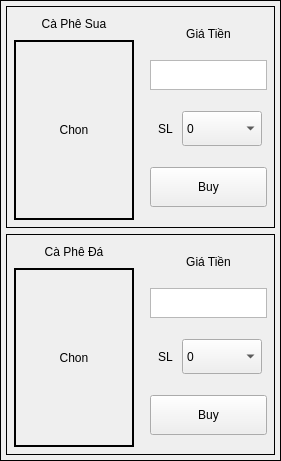
     <widget class="QFrame" name="verticalFrame">
      <property name="geometry">
       <rect>
        <x>20</x>
        <y>40</y>
        <width>281</width>
        <height>461</height>
       </rect>
      </property>
      <property name="frameShape">
       <enum>QFrame::Box</enum>
      </property>
      <layout class="QVBoxLayout" name="verticalLayout">
       <property name="leftMargin">
        <number>5</number>
       </property>
       <property name="topMargin">
        <number>5</number>
       </property>
       <property name="rightMargin">
        <number>5</number>
       </property>
       <property name="bottomMargin">
        <number>5</number>
       </property>
       <item>
        <widget class="QFrame" name="">
         <property name="frameShape">
          <enum>QFrame::Box</enum>
         </property>
         <layout class="QHBoxLayout" name="horizontalLayout">
          <property name="leftMargin">
           <number>2</number>
          </property>
          <property name="topMargin">
           <number>2</number>
          </property>
          <property name="rightMargin">
           <number>2</number>
          </property>
          <property name="bottomMargin">
           <number>2</number>
          </property>
          <item>
           <layout class="QVBoxLayout" name="verticalLayout_4">
            <property name="leftMargin">
             <number>5</number>
            </property>
            <property name="topMargin">
             <number>5</number>
            </property>
            <property name="rightMargin">
             <number>5</number>
            </property>
            <property name="bottomMargin">
             <number>5</number>
            </property>
            <item>
             <widget class="QLabel" name="nameID1">
              <property name="sizePolicy">
               <sizepolicy hsizetype="Maximum" vsizetype="Maximum">
                <horstretch>0</horstretch>
                <verstretch>0</verstretch>
               </sizepolicy>
              </property>
              <property name="minimumSize">
               <size>
                <width>20</width>
                <height>20</height>
               </size>
              </property>
              <property name="maximumSize">
               <size>
                <width>150</width>
                <height>20</height>
               </size>
              </property>
              <property name="frameShape">
               <enum>QFrame::Box</enum>
              </property>
              <property name="lineWidth">
               <number>0</number>
              </property>
              <property name="text">
               <string>Cà Phê Sua</string>
              </property>
              <property name="alignment">
               <set>Qt::AlignCenter</set>
              </property>
             </widget>
            </item>
            <item>
             <widget class="QLabel" name="imageID1">
              <property name="sizePolicy">
               <sizepolicy hsizetype="Maximum" vsizetype="Maximum">
                <horstretch>0</horstretch>
                <verstretch>0</verstretch>
               </sizepolicy>
              </property>
              <property name="minimumSize">
               <size>
                <width>120</width>
                <height>120</height>
               </size>
              </property>
              <property name="maximumSize">
               <size>
                <width>150</width>
                <height>250</height>
               </size>
              </property>
              <property name="frameShape">
               <enum>QFrame::Box</enum>
              </property>
              <property name="lineWidth">
               <number>2</number>
              </property>
              <property name="text">
               <string>Chon</string>
              </property>
              <property name="alignment">
               <set>Qt::AlignCenter</set>
              </property>
             </widget>
            </item>
           </layout>
          </item>
          <item>
           <layout class="QVBoxLayout" name="verticalLayout_2">
            <property name="leftMargin">
             <number>5</number>
            </property>
            <property name="topMargin">
             <number>5</number>
            </property>
            <property name="rightMargin">
             <number>5</number>
            </property>
            <property name="bottomMargin">
             <number>5</number>
            </property>
            <item>
             <widget class="QLabel" name="imageAc_4">
              <property name="sizePolicy">
               <sizepolicy hsizetype="Maximum" vsizetype="Maximum">
                <horstretch>0</horstretch>
                <verstretch>0</verstretch>
               </sizepolicy>
              </property>
              <property name="minimumSize">
               <size>
                <width>20</width>
                <height>20</height>
               </size>
              </property>
              <property name="maximumSize">
               <size>
                <width>150</width>
                <height>20</height>
               </size>
              </property>
              <property name="frameShape">
               <enum>QFrame::Box</enum>
              </property>
              <property name="lineWidth">
               <number>0</number>
              </property>
              <property name="text">
               <string>Giá Tiền</string>
              </property>
              <property name="alignment">
               <set>Qt::AlignCenter</set>
              </property>
             </widget>
            </item>
            <item>
             <widget class="QTextEdit" name="totalCoinID1">
              <property name="maximumSize">
               <size>
                <width>16777215</width>
                <height>30</height>
               </size>
              </property>
              <property name="readOnly">
               <bool>true</bool>
              </property>
             </widget>
            </item>
            <item>
             <layout class="QHBoxLayout" name="horizontalLayout_2">
              <property name="leftMargin">
               <number>5</number>
              </property>
              <property name="topMargin">
               <number>5</number>
              </property>
              <property name="rightMargin">
               <number>5</number>
              </property>
              <property name="bottomMargin">
               <number>5</number>
              </property>
              <item>
               <widget class="QLabel" name="imageAc_5">
                <property name="sizePolicy">
                 <sizepolicy hsizetype="Maximum" vsizetype="Maximum">
                  <horstretch>0</horstretch>
                  <verstretch>0</verstretch>
                 </sizepolicy>
                </property>
                <property name="minimumSize">
                 <size>
                  <width>10</width>
                  <height>20</height>
                 </size>
                </property>
                <property name="maximumSize">
                 <size>
                  <width>150</width>
                  <height>250</height>
                 </size>
                </property>
                <property name="frameShape">
                 <enum>QFrame::Box</enum>
                </property>
                <property name="lineWidth">
                 <number>0</number>
                </property>
                <property name="text">
                 <string>SL</string>
                </property>
                <property name="alignment">
                 <set>Qt::AlignCenter</set>
                </property>
               </widget>
              </item>
              <item>
               <widget class="QComboBox" name="numSlID1">
                <property name="sizePolicy">
                 <sizepolicy hsizetype="Preferred" vsizetype="Preferred">
                  <horstretch>0</horstretch>
                  <verstretch>0</verstretch>
                 </sizepolicy>
                </property>
                <property name="minimumSize">
                 <size>
                  <width>80</width>
                  <height>35</height>
                 </size>
                </property>
                <property name="maximumSize">
                 <size>
                  <width>500</width>
                  <height>35</height>
                 </size>
                </property>
                <property name="ID" stdset="0">
                 <number>1</number>
                </property>
                <item>
                 <property name="text">
                  <string>0</string>
                 </property>
                </item>
                <item>
                 <property name="text">
                  <string>1</string>
                 </property>
                </item>
                <item>
                 <property name="text">
                  <string>2</string>
                 </property>
                </item>
               </widget>
              </item>
             </layout>
            </item>
            <item>
             <widget class="QPushButton" name="btnBuyID1">
              <property name="minimumSize">
               <size>
                <width>0</width>
                <height>40</height>
               </size>
              </property>
              <property name="text">
               <string>Buy</string>
              </property>
              <property name="ID" stdset="0">
               <number>1</number>
              </property>
             </widget>
            </item>
           </layout>
          </item>
         </layout>
        </widget>
       </item>
       <item>
        <widget class="QFrame" name="">
         <property name="frameShape">
          <enum>QFrame::Box</enum>
         </property>
         <layout class="QHBoxLayout" name="horizontalLayout_3">
          <property name="leftMargin">
           <number>2</number>
          </property>
          <property name="topMargin">
           <number>2</number>
          </property>
          <property name="rightMargin">
           <number>2</number>
          </property>
          <property name="bottomMargin">
           <number>2</number>
          </property>
          <item>
           <layout class="QVBoxLayout" name="verticalLayout_5">
            <property name="leftMargin">
             <number>5</number>
            </property>
            <property name="topMargin">
             <number>5</number>
            </property>
            <property name="rightMargin">
             <number>5</number>
            </property>
            <property name="bottomMargin">
             <number>5</number>
            </property>
            <item>
             <widget class="QLabel" name="nameID2">
              <property name="sizePolicy">
               <sizepolicy hsizetype="Maximum" vsizetype="Maximum">
                <horstretch>0</horstretch>
                <verstretch>0</verstretch>
               </sizepolicy>
              </property>
              <property name="minimumSize">
               <size>
                <width>20</width>
                <height>20</height>
               </size>
              </property>
              <property name="maximumSize">
               <size>
                <width>150</width>
                <height>20</height>
               </size>
              </property>
              <property name="frameShape">
               <enum>QFrame::Box</enum>
              </property>
              <property name="lineWidth">
               <number>0</number>
              </property>
              <property name="text">
               <string>Cà Phê Đá</string>
              </property>
              <property name="alignment">
               <set>Qt::AlignCenter</set>
              </property>
             </widget>
            </item>
            <item>
             <widget class="QLabel" name="imageID2">
              <property name="sizePolicy">
               <sizepolicy hsizetype="Maximum" vsizetype="Maximum">
                <horstretch>0</horstretch>
                <verstretch>0</verstretch>
               </sizepolicy>
              </property>
              <property name="minimumSize">
               <size>
                <width>120</width>
                <height>120</height>
               </size>
              </property>
              <property name="maximumSize">
               <size>
                <width>150</width>
                <height>250</height>
               </size>
              </property>
              <property name="frameShape">
               <enum>QFrame::Box</enum>
              </property>
              <property name="lineWidth">
               <number>2</number>
              </property>
              <property name="text">
               <string>Chon</string>
              </property>
              <property name="alignment">
               <set>Qt::AlignCenter</set>
              </property>
             </widget>
            </item>
           </layout>
          </item>
          <item>
           <layout class="QVBoxLayout" name="verticalLayout_6">
            <property name="leftMargin">
             <number>5</number>
            </property>
            <property name="topMargin">
             <number>5</number>
            </property>
            <property name="rightMargin">
             <number>5</number>
            </property>
            <property name="bottomMargin">
             <number>5</number>
            </property>
            <item>
             <widget class="QLabel" name="imageAc_9">
              <property name="sizePolicy">
               <sizepolicy hsizetype="Maximum" vsizetype="Maximum">
                <horstretch>0</horstretch>
                <verstretch>0</verstretch>
               </sizepolicy>
              </property>
              <property name="minimumSize">
               <size>
                <width>20</width>
                <height>20</height>
               </size>
              </property>
              <property name="maximumSize">
               <size>
                <width>150</width>
                <height>20</height>
               </size>
              </property>
              <property name="frameShape">
               <enum>QFrame::Box</enum>
              </property>
              <property name="lineWidth">
               <number>0</number>
              </property>
              <property name="text">
               <string>Giá Tiền</string>
              </property>
              <property name="alignment">
               <set>Qt::AlignCenter</set>
              </property>
             </widget>
            </item>
            <item>
             <widget class="QTextEdit" name="totalCoinID2">
              <property name="maximumSize">
               <size>
                <width>300</width>
                <height>30</height>
               </size>
              </property>
              <property name="readOnly">
               <bool>true</bool>
              </property>
             </widget>
            </item>
            <item>
             <layout class="QHBoxLayout" name="horizontalLayout_4">
              <property name="leftMargin">
               <number>5</number>
              </property>
              <property name="topMargin">
               <number>5</number>
              </property>
              <property name="rightMargin">
               <number>5</number>
              </property>
              <property name="bottomMargin">
               <number>5</number>
              </property>
              <item>
               <widget class="QLabel" name="imageAc_10">
                <property name="sizePolicy">
                 <sizepolicy hsizetype="Maximum" vsizetype="Maximum">
                  <horstretch>0</horstretch>
                  <verstretch>0</verstretch>
                 </sizepolicy>
                </property>
                <property name="minimumSize">
                 <size>
                  <width>10</width>
                  <height>20</height>
                 </size>
                </property>
                <property name="maximumSize">
                 <size>
                  <width>150</width>
                  <height>250</height>
                 </size>
                </property>
                <property name="frameShape">
                 <enum>QFrame::Box</enum>
                </property>
                <property name="lineWidth">
                 <number>0</number>
                </property>
                <property name="text">
                 <string>SL</string>
                </property>
                <property name="alignment">
                 <set>Qt::AlignCenter</set>
                </property>
               </widget>
              </item>
              <item>
               <widget class="QComboBox" name="numSlID2">
                <property name="sizePolicy">
                 <sizepolicy hsizetype="Preferred" vsizetype="Preferred">
                  <horstretch>0</horstretch>
                  <verstretch>0</verstretch>
                 </sizepolicy>
                </property>
                <property name="minimumSize">
                 <size>
                  <width>80</width>
                  <height>35</height>
                 </size>
                </property>
                <property name="maximumSize">
                 <size>
                  <width>500</width>
                  <height>35</height>
                 </size>
                </property>
                <property name="ID" stdset="0">
                 <number>2</number>
                </property>
                <item>
                 <property name="text">
                  <string>0</string>
                 </property>
                </item>
                <item>
                 <property name="text">
                  <string>1</string>
                 </property>
                </item>
                <item>
                 <property name="text">
                  <string>2</string>
                 </property>
                </item>
               </widget>
              </item>
             </layout>
            </item>
            <item>
             <widget class="QPushButton" name="btnBuyID2">
              <property name="minimumSize">
               <size>
                <width>0</width>
                <height>40</height>
               </size>
              </property>
              <property name="text">
               <string>Buy</string>
              </property>
              <property name="ID" stdset="0">
               <number>2</number>
              </property>
             </widget>
            </item>
           </layout>
          </item>
         </layout>
        </widget>
       </item>
      </layout>
     </widget>
